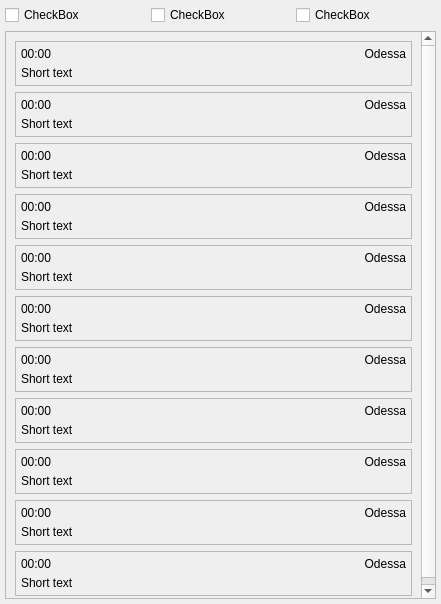
<?xml version="1.0" encoding="UTF-8"?>
<ui version="4.0">
 <class>Form</class>
 <widget class="QWidget" name="Form">
  <property name="geometry">
   <rect>
    <x>0</x>
    <y>0</y>
    <width>441</width>
    <height>604</height>
   </rect>
  </property>
  <property name="windowTitle">
   <string>Form</string>
  </property>
  <layout class="QGridLayout" name="gridLayout_2">
   <property name="leftMargin">
    <number>5</number>
   </property>
   <property name="topMargin">
    <number>5</number>
   </property>
   <property name="rightMargin">
    <number>5</number>
   </property>
   <property name="bottomMargin">
    <number>5</number>
   </property>
   <item row="0" column="0">
    <widget class="QCheckBox" name="checkBox">
     <property name="text">
      <string>CheckBox</string>
     </property>
    </widget>
   </item>
   <item row="0" column="1">
    <widget class="QCheckBox" name="checkBox_2">
     <property name="text">
      <string>CheckBox</string>
     </property>
    </widget>
   </item>
   <item row="0" column="2">
    <widget class="QCheckBox" name="checkBox_3">
     <property name="text">
      <string>CheckBox</string>
     </property>
    </widget>
   </item>
   <item row="1" column="0" colspan="3">
    <widget class="QScrollArea" name="scrollArea">
     <property name="widgetResizable">
      <bool>true</bool>
     </property>
     <widget class="QWidget" name="scrollAreaWidgetContents">
      <property name="geometry">
       <rect>
        <x>0</x>
        <y>0</y>
        <width>415</width>
        <height>631</height>
       </rect>
      </property>
      <layout class="QVBoxLayout" name="verticalLayout">
       <item>
        <widget class="QFrame" name="frame">
         <property name="frameShape">
          <enum>QFrame::StyledPanel</enum>
         </property>
         <property name="frameShadow">
          <enum>QFrame::Raised</enum>
         </property>
         <layout class="QGridLayout" name="gridLayout">
          <property name="leftMargin">
           <number>5</number>
          </property>
          <property name="topMargin">
           <number>5</number>
          </property>
          <property name="rightMargin">
           <number>5</number>
          </property>
          <property name="bottomMargin">
           <number>5</number>
          </property>
          <property name="spacing">
           <number>5</number>
          </property>
          <item row="1" column="0">
           <widget class="QLabel" name="labelAuthor">
            <property name="text">
             <string>00:00</string>
            </property>
            <property name="alignment">
             <set>Qt::AlignLeading|Qt::AlignLeft|Qt::AlignTop</set>
            </property>
           </widget>
          </item>
          <item row="1" column="1">
           <widget class="QLabel" name="labelTime">
            <property name="text">
             <string>Odessa</string>
            </property>
            <property name="alignment">
             <set>Qt::AlignRight|Qt::AlignTop|Qt::AlignTrailing</set>
            </property>
           </widget>
          </item>
          <item row="2" column="0" colspan="2">
           <widget class="QLabel" name="labelMsgText">
            <property name="text">
             <string>Short text</string>
            </property>
           </widget>
          </item>
         </layout>
        </widget>
       </item>
       <item>
        <widget class="QFrame" name="frame_2">
         <property name="frameShape">
          <enum>QFrame::StyledPanel</enum>
         </property>
         <property name="frameShadow">
          <enum>QFrame::Raised</enum>
         </property>
         <layout class="QGridLayout" name="gridLayout_3">
          <property name="leftMargin">
           <number>5</number>
          </property>
          <property name="topMargin">
           <number>5</number>
          </property>
          <property name="rightMargin">
           <number>5</number>
          </property>
          <property name="bottomMargin">
           <number>5</number>
          </property>
          <property name="spacing">
           <number>5</number>
          </property>
          <item row="1" column="0">
           <widget class="QLabel" name="labelAuthor_2">
            <property name="text">
             <string>00:00</string>
            </property>
            <property name="alignment">
             <set>Qt::AlignLeading|Qt::AlignLeft|Qt::AlignTop</set>
            </property>
           </widget>
          </item>
          <item row="1" column="1">
           <widget class="QLabel" name="labelTime_2">
            <property name="text">
             <string>Odessa</string>
            </property>
            <property name="alignment">
             <set>Qt::AlignRight|Qt::AlignTop|Qt::AlignTrailing</set>
            </property>
           </widget>
          </item>
          <item row="2" column="0" colspan="2">
           <widget class="QLabel" name="labelMsgText_2">
            <property name="text">
             <string>Short text</string>
            </property>
           </widget>
          </item>
         </layout>
        </widget>
       </item>
       <item>
        <widget class="QFrame" name="frame_3">
         <property name="frameShape">
          <enum>QFrame::StyledPanel</enum>
         </property>
         <property name="frameShadow">
          <enum>QFrame::Raised</enum>
         </property>
         <layout class="QGridLayout" name="gridLayout_4">
          <property name="leftMargin">
           <number>5</number>
          </property>
          <property name="topMargin">
           <number>5</number>
          </property>
          <property name="rightMargin">
           <number>5</number>
          </property>
          <property name="bottomMargin">
           <number>5</number>
          </property>
          <property name="spacing">
           <number>5</number>
          </property>
          <item row="1" column="0">
           <widget class="QLabel" name="labelAuthor_3">
            <property name="text">
             <string>00:00</string>
            </property>
            <property name="alignment">
             <set>Qt::AlignLeading|Qt::AlignLeft|Qt::AlignTop</set>
            </property>
           </widget>
          </item>
          <item row="1" column="1">
           <widget class="QLabel" name="labelTime_3">
            <property name="text">
             <string>Odessa</string>
            </property>
            <property name="alignment">
             <set>Qt::AlignRight|Qt::AlignTop|Qt::AlignTrailing</set>
            </property>
           </widget>
          </item>
          <item row="2" column="0" colspan="2">
           <widget class="QLabel" name="labelMsgText_3">
            <property name="text">
             <string>Short text</string>
            </property>
           </widget>
          </item>
         </layout>
        </widget>
       </item>
       <item>
        <widget class="QFrame" name="frame_4">
         <property name="frameShape">
          <enum>QFrame::StyledPanel</enum>
         </property>
         <property name="frameShadow">
          <enum>QFrame::Raised</enum>
         </property>
         <layout class="QGridLayout" name="gridLayout_5">
          <property name="leftMargin">
           <number>5</number>
          </property>
          <property name="topMargin">
           <number>5</number>
          </property>
          <property name="rightMargin">
           <number>5</number>
          </property>
          <property name="bottomMargin">
           <number>5</number>
          </property>
          <property name="spacing">
           <number>5</number>
          </property>
          <item row="1" column="0">
           <widget class="QLabel" name="labelAuthor_4">
            <property name="text">
             <string>00:00</string>
            </property>
            <property name="alignment">
             <set>Qt::AlignLeading|Qt::AlignLeft|Qt::AlignTop</set>
            </property>
           </widget>
          </item>
          <item row="1" column="1">
           <widget class="QLabel" name="labelTime_4">
            <property name="text">
             <string>Odessa</string>
            </property>
            <property name="alignment">
             <set>Qt::AlignRight|Qt::AlignTop|Qt::AlignTrailing</set>
            </property>
           </widget>
          </item>
          <item row="2" column="0" colspan="2">
           <widget class="QLabel" name="labelMsgText_4">
            <property name="text">
             <string>Short text</string>
            </property>
           </widget>
          </item>
         </layout>
        </widget>
       </item>
       <item>
        <widget class="QFrame" name="frame_11">
         <property name="frameShape">
          <enum>QFrame::StyledPanel</enum>
         </property>
         <property name="frameShadow">
          <enum>QFrame::Raised</enum>
         </property>
         <layout class="QGridLayout" name="gridLayout_12">
          <property name="leftMargin">
           <number>5</number>
          </property>
          <property name="topMargin">
           <number>5</number>
          </property>
          <property name="rightMargin">
           <number>5</number>
          </property>
          <property name="bottomMargin">
           <number>5</number>
          </property>
          <property name="spacing">
           <number>5</number>
          </property>
          <item row="2" column="0" colspan="2">
           <widget class="QLabel" name="labelMsgText_11">
            <property name="text">
             <string>Short text</string>
            </property>
           </widget>
          </item>
          <item row="1" column="1">
           <widget class="QLabel" name="labelTime_11">
            <property name="text">
             <string>Odessa</string>
            </property>
            <property name="alignment">
             <set>Qt::AlignRight|Qt::AlignTop|Qt::AlignTrailing</set>
            </property>
           </widget>
          </item>
          <item row="1" column="0">
           <widget class="QLabel" name="labelAuthor_11">
            <property name="text">
             <string>00:00</string>
            </property>
            <property name="alignment">
             <set>Qt::AlignLeading|Qt::AlignLeft|Qt::AlignTop</set>
            </property>
           </widget>
          </item>
         </layout>
        </widget>
       </item>
       <item>
        <widget class="QFrame" name="frame_5">
         <property name="frameShape">
          <enum>QFrame::StyledPanel</enum>
         </property>
         <property name="frameShadow">
          <enum>QFrame::Raised</enum>
         </property>
         <layout class="QGridLayout" name="gridLayout_6">
          <property name="leftMargin">
           <number>5</number>
          </property>
          <property name="topMargin">
           <number>5</number>
          </property>
          <property name="rightMargin">
           <number>5</number>
          </property>
          <property name="bottomMargin">
           <number>5</number>
          </property>
          <property name="spacing">
           <number>5</number>
          </property>
          <item row="1" column="0">
           <widget class="QLabel" name="labelAuthor_5">
            <property name="text">
             <string>00:00</string>
            </property>
            <property name="alignment">
             <set>Qt::AlignLeading|Qt::AlignLeft|Qt::AlignTop</set>
            </property>
           </widget>
          </item>
          <item row="1" column="1">
           <widget class="QLabel" name="labelTime_5">
            <property name="text">
             <string>Odessa</string>
            </property>
            <property name="alignment">
             <set>Qt::AlignRight|Qt::AlignTop|Qt::AlignTrailing</set>
            </property>
           </widget>
          </item>
          <item row="2" column="0" colspan="2">
           <widget class="QLabel" name="labelMsgText_5">
            <property name="text">
             <string>Short text</string>
            </property>
           </widget>
          </item>
         </layout>
        </widget>
       </item>
       <item>
        <widget class="QFrame" name="frame_10">
         <property name="frameShape">
          <enum>QFrame::StyledPanel</enum>
         </property>
         <property name="frameShadow">
          <enum>QFrame::Raised</enum>
         </property>
         <layout class="QGridLayout" name="gridLayout_11">
          <property name="leftMargin">
           <number>5</number>
          </property>
          <property name="topMargin">
           <number>5</number>
          </property>
          <property name="rightMargin">
           <number>5</number>
          </property>
          <property name="bottomMargin">
           <number>5</number>
          </property>
          <property name="spacing">
           <number>5</number>
          </property>
          <item row="1" column="0">
           <widget class="QLabel" name="labelAuthor_10">
            <property name="text">
             <string>00:00</string>
            </property>
            <property name="alignment">
             <set>Qt::AlignLeading|Qt::AlignLeft|Qt::AlignTop</set>
            </property>
           </widget>
          </item>
          <item row="1" column="1">
           <widget class="QLabel" name="labelTime_10">
            <property name="text">
             <string>Odessa</string>
            </property>
            <property name="alignment">
             <set>Qt::AlignRight|Qt::AlignTop|Qt::AlignTrailing</set>
            </property>
           </widget>
          </item>
          <item row="2" column="0" colspan="2">
           <widget class="QLabel" name="labelMsgText_10">
            <property name="text">
             <string>Short text</string>
            </property>
           </widget>
          </item>
         </layout>
        </widget>
       </item>
       <item>
        <widget class="QFrame" name="frame_6">
         <property name="frameShape">
          <enum>QFrame::StyledPanel</enum>
         </property>
         <property name="frameShadow">
          <enum>QFrame::Raised</enum>
         </property>
         <layout class="QGridLayout" name="gridLayout_7">
          <property name="leftMargin">
           <number>5</number>
          </property>
          <property name="topMargin">
           <number>5</number>
          </property>
          <property name="rightMargin">
           <number>5</number>
          </property>
          <property name="bottomMargin">
           <number>5</number>
          </property>
          <property name="spacing">
           <number>5</number>
          </property>
          <item row="1" column="0">
           <widget class="QLabel" name="labelAuthor_6">
            <property name="text">
             <string>00:00</string>
            </property>
            <property name="alignment">
             <set>Qt::AlignLeading|Qt::AlignLeft|Qt::AlignTop</set>
            </property>
           </widget>
          </item>
          <item row="1" column="1">
           <widget class="QLabel" name="labelTime_6">
            <property name="text">
             <string>Odessa</string>
            </property>
            <property name="alignment">
             <set>Qt::AlignRight|Qt::AlignTop|Qt::AlignTrailing</set>
            </property>
           </widget>
          </item>
          <item row="2" column="0" colspan="2">
           <widget class="QLabel" name="labelMsgText_6">
            <property name="text">
             <string>Short text</string>
            </property>
           </widget>
          </item>
         </layout>
        </widget>
       </item>
       <item>
        <widget class="QFrame" name="frame_7">
         <property name="frameShape">
          <enum>QFrame::StyledPanel</enum>
         </property>
         <property name="frameShadow">
          <enum>QFrame::Raised</enum>
         </property>
         <layout class="QGridLayout" name="gridLayout_8">
          <property name="leftMargin">
           <number>5</number>
          </property>
          <property name="topMargin">
           <number>5</number>
          </property>
          <property name="rightMargin">
           <number>5</number>
          </property>
          <property name="bottomMargin">
           <number>5</number>
          </property>
          <property name="spacing">
           <number>5</number>
          </property>
          <item row="1" column="0">
           <widget class="QLabel" name="labelAuthor_7">
            <property name="text">
             <string>00:00</string>
            </property>
            <property name="alignment">
             <set>Qt::AlignLeading|Qt::AlignLeft|Qt::AlignTop</set>
            </property>
           </widget>
          </item>
          <item row="1" column="1">
           <widget class="QLabel" name="labelTime_7">
            <property name="text">
             <string>Odessa</string>
            </property>
            <property name="alignment">
             <set>Qt::AlignRight|Qt::AlignTop|Qt::AlignTrailing</set>
            </property>
           </widget>
          </item>
          <item row="2" column="0" colspan="2">
           <widget class="QLabel" name="labelMsgText_7">
            <property name="text">
             <string>Short text</string>
            </property>
           </widget>
          </item>
         </layout>
        </widget>
       </item>
       <item>
        <widget class="QFrame" name="frame_8">
         <property name="frameShape">
          <enum>QFrame::StyledPanel</enum>
         </property>
         <property name="frameShadow">
          <enum>QFrame::Raised</enum>
         </property>
         <layout class="QGridLayout" name="gridLayout_9">
          <property name="leftMargin">
           <number>5</number>
          </property>
          <property name="topMargin">
           <number>5</number>
          </property>
          <property name="rightMargin">
           <number>5</number>
          </property>
          <property name="bottomMargin">
           <number>5</number>
          </property>
          <property name="spacing">
           <number>5</number>
          </property>
          <item row="1" column="0">
           <widget class="QLabel" name="labelAuthor_8">
            <property name="text">
             <string>00:00</string>
            </property>
            <property name="alignment">
             <set>Qt::AlignLeading|Qt::AlignLeft|Qt::AlignTop</set>
            </property>
           </widget>
          </item>
          <item row="1" column="1">
           <widget class="QLabel" name="labelTime_8">
            <property name="text">
             <string>Odessa</string>
            </property>
            <property name="alignment">
             <set>Qt::AlignRight|Qt::AlignTop|Qt::AlignTrailing</set>
            </property>
           </widget>
          </item>
          <item row="2" column="0" colspan="2">
           <widget class="QLabel" name="labelMsgText_8">
            <property name="text">
             <string>Short text</string>
            </property>
           </widget>
          </item>
         </layout>
        </widget>
       </item>
       <item>
        <widget class="QFrame" name="frame_9">
         <property name="frameShape">
          <enum>QFrame::StyledPanel</enum>
         </property>
         <property name="frameShadow">
          <enum>QFrame::Raised</enum>
         </property>
         <layout class="QGridLayout" name="gridLayout_10">
          <property name="leftMargin">
           <number>5</number>
          </property>
          <property name="topMargin">
           <number>5</number>
          </property>
          <property name="rightMargin">
           <number>5</number>
          </property>
          <property name="bottomMargin">
           <number>5</number>
          </property>
          <property name="spacing">
           <number>5</number>
          </property>
          <item row="1" column="0">
           <widget class="QLabel" name="labelAuthor_9">
            <property name="text">
             <string>00:00</string>
            </property>
            <property name="alignment">
             <set>Qt::AlignLeading|Qt::AlignLeft|Qt::AlignTop</set>
            </property>
           </widget>
          </item>
          <item row="1" column="1">
           <widget class="QLabel" name="labelTime_9">
            <property name="text">
             <string>Odessa</string>
            </property>
            <property name="alignment">
             <set>Qt::AlignRight|Qt::AlignTop|Qt::AlignTrailing</set>
            </property>
           </widget>
          </item>
          <item row="2" column="0" colspan="2">
           <widget class="QLabel" name="labelMsgText_9">
            <property name="text">
             <string>Short text</string>
            </property>
           </widget>
          </item>
         </layout>
        </widget>
       </item>
      </layout>
     </widget>
    </widget>
   </item>
  </layout>
 </widget>
 <resources/>
 <connections/>
</ui>
